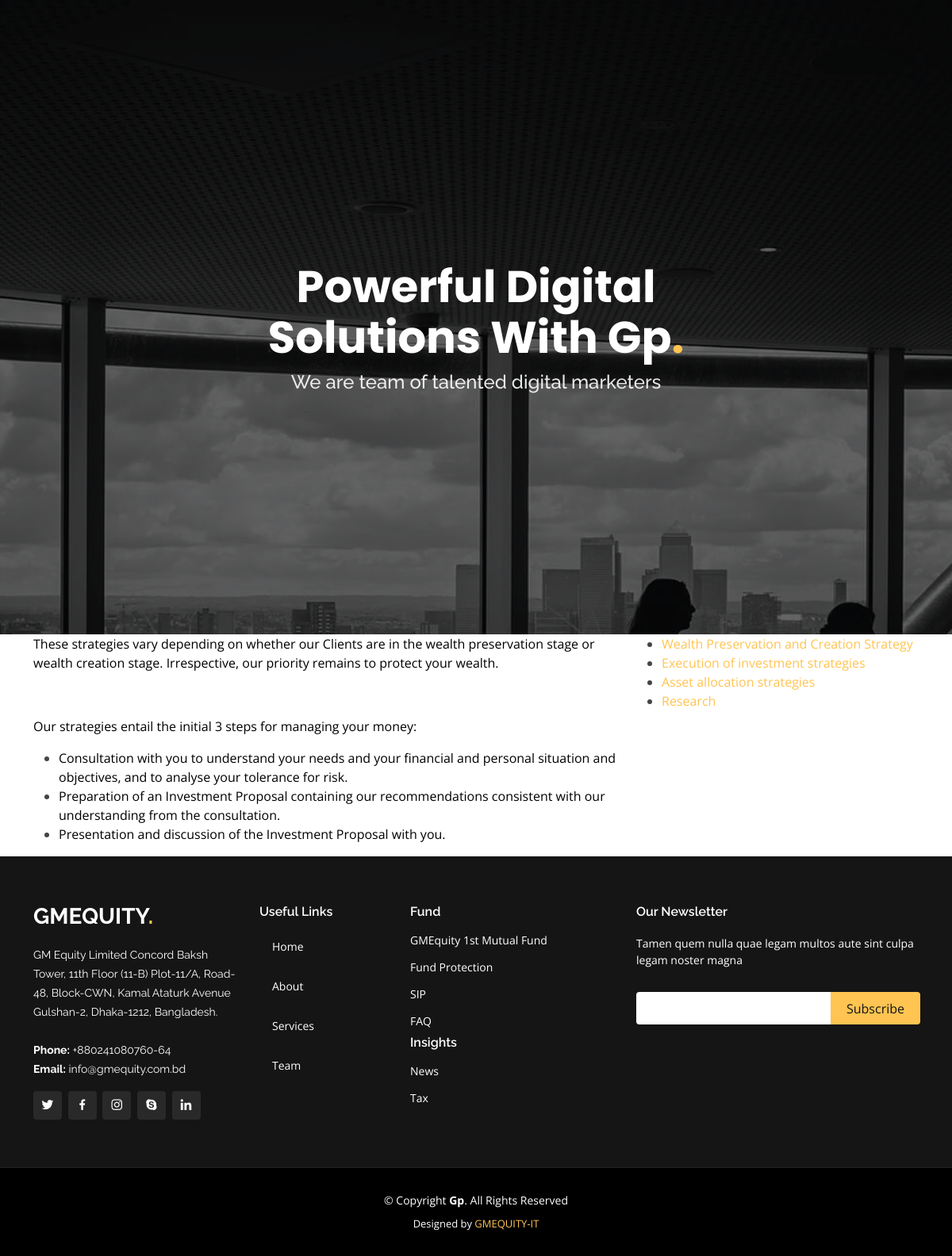
The app's page /strategy-single/1/ with its own data.
### Index/models.py (models this page shows)
class strategy(models.Model):
    name = models.CharField(max_length=50)
    description = RichTextUploadingField()
    css_name = models.CharField(max_length=30)
    def __str__(self):
        return self.name

### Index/views.py (the view)
# urls.py: path('strategy-single/<int:id>/', views.strategySingle,name='strategy-single'),
def strategySingle(request, id):
    all_strategy = strategy.objects.all()
    strategy_single = strategy.objects.filter(pk=id)[0]
    context = {'strategies': all_strategy, 'strategy': strategy_single}
    print(strategy_single)
    return render(request, 'strategy-single.html', context)

### templates/strategy-single.html (shortened to what this page needs)
{% extends 'layout.html' %}
{% block content %}
{% include 'slider.html' with sliderdata=slider%}
{% load static %}
    <div class="content">
        <div class="container">
            <div class="row">
                <div class="col-lg-8 col-md-8 col-sm-8 col-xs-12">
                    {{strategy.description | safe }}
                </div>
                <div class="col-lg-4 col-md-4 col-sm-4 col-xs-12">
                    <div class="sidenav">
                        <ul>
                            {% for item in strategies %}
                                {% if item.id == 1 %}
                                    <li class="active"><a href="{% url 'strategy-single' item.id %}">{{item.name}}</a></li>
                                {% else %}
                                    <li><a href="{% url 'strategy-single' item.id %}">{{item.name}}</a></li>
                                {% endif %}
                            {% endfor %}
                        </ul>
                    </div>
                </div>
            </div>
        </div>
    </div>
{% endblock content %}

### static/css/style.css (style rules this page uses)
body { font-family: "Open Sans", sans-serif; color: #444444; }
a { color: #ffc451; text-decoration: none; }

### records on screen
strategy: description "These strategies vary depending on whether our Clients are in the wealth preservation stage or wealth creation stage. Irrespective, our priority remains to protect your wealth. Our strategies entail the initial 3 steps for managing your money: Consultation with you to understand your needs and your financial and personal situation and objectives, and to analyse your tolerance for risk. Preparation of an Investment Proposal containing our recommendations consistent with our understanding from the consultation. Presentation and discussion of the Investment Proposal with you.", name "Wealth Preservation and Creation Strategy"
strategy: name "Execution of investment strategies"
strategy: name "Asset allocation strategies"
strategy: name "Research"
